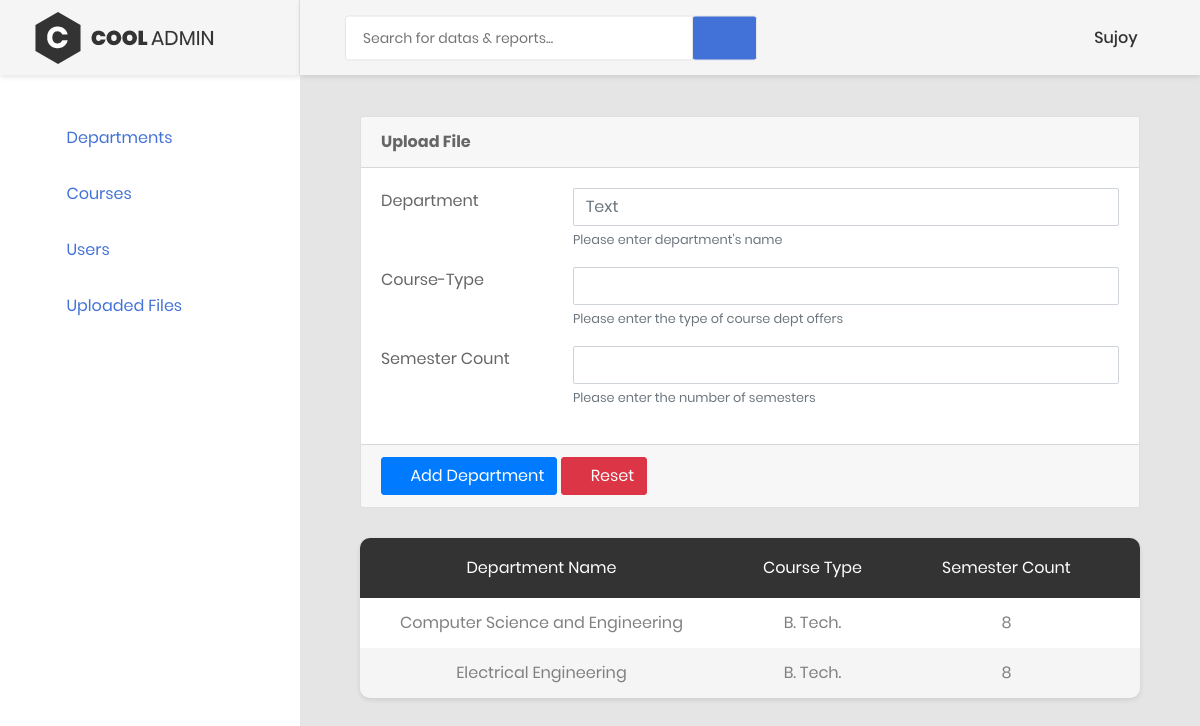
The app's page /siteadmin/dept/ (signed in) with its own data.
### mainbase/models.py (models this page shows)
class Department(models.Model):
    deptName = models.CharField(max_length=100, default='')
    isActive = models.BooleanField(default=True)
    courseType = models.CharField(max_length=100, default='')
    semesterCount = models.IntegerField(default=0)

### mainbase/views.py (the view)
# urls.py: path('siteadmin/<str:req>/', views.getsiteadmin, name='siteadmin'),
def getsiteadmin(request, req):
    if request.user.is_anonymous:
        return HttpResponseRedirect('/login/')
    elif not request.user.is_staff:
        return HttpResponseRedirect('/login/')
    elif req == 'users':
        return render(request, 'adminUsers.html', showUsers())
    elif req == 'files':
        depts = Department.objects.values_list('deptName', flat=True).distinct()
        files = PaperUpload.objects.all()
        maincc = {'depts':depts,'files':files}
        return render(request, 'adminFiles.html',maincc)
    elif req == 'courses':
        depts = Department.objects.values_list('deptName', flat=True).distinct()
        courses = Course.objects.all()
        context = {'context' : courses,'depts':depts}
        return render(request, 'adminCourses.html', context)
    else:
        allDept = Department.objects.all()
        context = {'context' : allDept}
        return render(request, 'adminDepartment.html', context)

### mainbase/templates/adminDepartment.html (shortened to what this page needs)
<!DOCTYPE html>
<html lang="en">
<head>
    {%  load static %}
    <link href="{% static 'css/font-face.css' %}" rel="stylesheet" media="all">
    <link href="{% static 'vendor/font-awesome-4.7/css/font-awesome.min.css' %}" rel="stylesheet" media="all">
    <link href="{% static 'vendor/font-awesome-5/css/fontawesome-all.min.css' %}" rel="stylesheet" media="all">
    <link href="{% static 'vendor/mdi-font/css/material-design-iconic-font.min.css' %}" rel="stylesheet" media="all">
    <link href="{% static 'vendor/bootstrap-4.1/bootstrap.min.css' %}" rel="stylesheet" media="all">
    <link href="{% static 'vendor/animsition/animsition.min.css' %}" rel="stylesheet" media="all">
    <link href="{% static 'vendor/bootstrap-progressbar/bootstrap-progressbar-3.3.4.min.css' %}" rel="stylesheet" media="all">
    <link href="{% static 'vendor/wow/animate.css' %}" rel="stylesheet" media="all">
    <link href="{% static 'vendor/css-hamburgers/hamburgers.min.css' %}" rel="stylesheet" media="all">
    <link href="{% static 'vendor/slick/slick.css' %}" rel="stylesheet" media="all">
    <link href="{% static 'vendor/select2/select2.min.css' %}" rel="stylesheet" media="all">
    <link href="{% static 'vendor/perfect-scrollbar/perfect-scrollbar.css' %}" rel="stylesheet" media="all">
    <link href="{% static 'css/theme.css' %}" rel="stylesheet" media="all">
</head>
<body class="animsition">
    <div class="page-wrapper">
        <aside class="menu-sidebar d-none d-lg-block">
            <div class="logo">
                <a href="/home/">
                    <img src="{%  static 'images/icon/logo.png' %}" alt="Cool Admin" />
                </a>
            </div>
            <div class="menu-sidebar__content js-scrollbar1">
                <nav class="navbar-sidebar">
                    <ul class="list-unstyled navbar__list">
                        <li class="active has-sub">
                            <a class="js-arrow" href="/siteadmin/dept/">
                                <i class="fas fa-tachometer-alt"></i>Departments</a>
                        </li>
                        <li class="active has-sub">
                            <a class="js-arrow" href="/siteadmin/courses/">
                                <i class="fas fa-tachometer-alt"></i>Courses</a>
                        </li>
                        <li class="active has-sub">
                            <a class="js-arrow" href="/siteadmin/users/">
                                <i class="fas fa-tachometer-alt"></i>Users</a>
                        </li>
                        <li class="active has-sub">
                            <a class="js-arrow" href="/siteadmin/files/">
                                <i class="fas fa-tachometer-alt"></i>Uploaded Files</a>
                        </li>
                    </ul>
                </nav>
            </div>
        </aside>
        <div class="page-container">
            <header class="header-desktop">
                <div class="section__content section__content--p30">
                    <div class="container-fluid">
                        <div class="header-wrap">
                            <form class="form-header" action="" method="POST">
                                <input class="au-input au-input--xl" type="text" name="search" placeholder="Search for datas &amp; reports..." />
                                <button class="au-btn--submit" type="submit">
                                    <i class="zmdi zmdi-search"></i>
                                </button>
                            </form>
                            <div class="header-button">
                                <div class="account-wrap">
                                    <div class="account-item clearfix js-item-menu">
                                        <div class="content">
                                            {% if user.is_authenticated %}
                                                <a class="js-acc-btn" href="#">{{ user.username }}</a>
                                            {% else %}
                                                <a class="js-acc-btn" href="#">Unknown</a>
                                            {% endif %}
                                        </div>
                                    </div>
                                </div>
                            </div>
                        </div>
                    </div>
                </div>
            </header>
            <div class="main-content">
                <div class="section__content section__content--p30">
                    <div class="container-fluid">
                        <div class="col-lg-12">
                                <div class="card">
                                    <div class="card-header">
                                        <strong>Upload File</strong>
                                    </div>
                                    <div class="card-body card-block">
                                        <form action="/addDept/" method="post" id="uploadForm" enctype="multipart/form-data" class="form-horizontal">
                                            <div class="row form-group">
                                                <div class="col col-md-3">
                                                    <label for="text-input" class=" form-control-label">Department</label>
                                                </div>
                                                <div class="col-12 col-md-9">
                                                    <input type="text" id="filedesc" name="deptName" placeholder="Text" class="form-control" required>
                                                    <small class="form-text text-muted">Please enter department's name</small>
                                                </div>
                                            </div>
                                            <div class="row form-group">
                                                <div class="col col-md-3">
                                                    <label for="text-input" class=" form-control-label">Course-Type</label>
                                                </div>
                                                <div class="col-12 col-md-9">
                                                    <input type="text" id="fileyear" name="courseType" placeholder="" class="form-control" required>
                                                    <small class="form-text text-muted">Please enter the type of course dept offers</small>
                                                </div>
                                            </div>
                                            <div class="row form-group">
                                                <div class="col col-md-3">
                                                    <label for="text-input" class=" form-control-label">Semester Count</label>
                                                </div>
                                                <div class="col-12 col-md-9">
                                                    <input type="number" id="fileat" name="semesterCount" placeholder="" class="form-control" required>
                                                    <small class="form-text text-muted">Please enter the number of semesters</small>
                                                </div>
                                            </div>
                                        </form>
                                    </div>
                                    <div class="card-footer">
                                        <button type="submit" class="btn btn-primary" form="uploadForm">
                                            <i class="fa fa-dot-circle-o"></i> Add Department
                                        </button>
                                        <button type="reset" class="btn btn-danger" form="uploadForm">
                                            <i class="fa fa-ban"></i> Reset
                                        </button>
                                    </div>
                                </div>
                                <div class="table-responsive table--no-card m-b-30">
                                    <table class="table table-borderless table-striped table-earning" id="departmentTable" style="text-align: center; cursor: default">
                                        <thead style="cursor: auto">
                                            <tr>
                                                <th>Department Name</th>
                                                <th>Course Type</th>
                                                <th>Semester Count</th>
                                                <th>Active</th>
                                            </tr>
                                        </thead>
                                        <tbody>
                                            {% for data in context %}
                                                <tr>
                                                    <td style="cursor: default">{{ data.deptName }}</td>
                                                    <td style="cursor: default">{{ data.courseType }}</td>
                                                    <td style="cursor: default">{{ data.semesterCount }}</td>
                                                    <td class="defineActivity" data-primary="{{ data.pk }}" style="cursor: pointer;">
                                                    </td>
                                                </tr>
                                            {% endfor %}
                                        </tbody>
                                    </table>
                                </div>
                        </div>
                    </div>
                </div>
            </div>
        </div>
    </div>
</body>
</html>

### records on screen
Department: deptName "Computer Science and Engineering", courseType "B. Tech.", semesterCount "8"
Department: deptName "Electrical Engineering", courseType "B. Tech.", semesterCount "8"

### other values on screen
{{ user.username }} "Sujoy"
